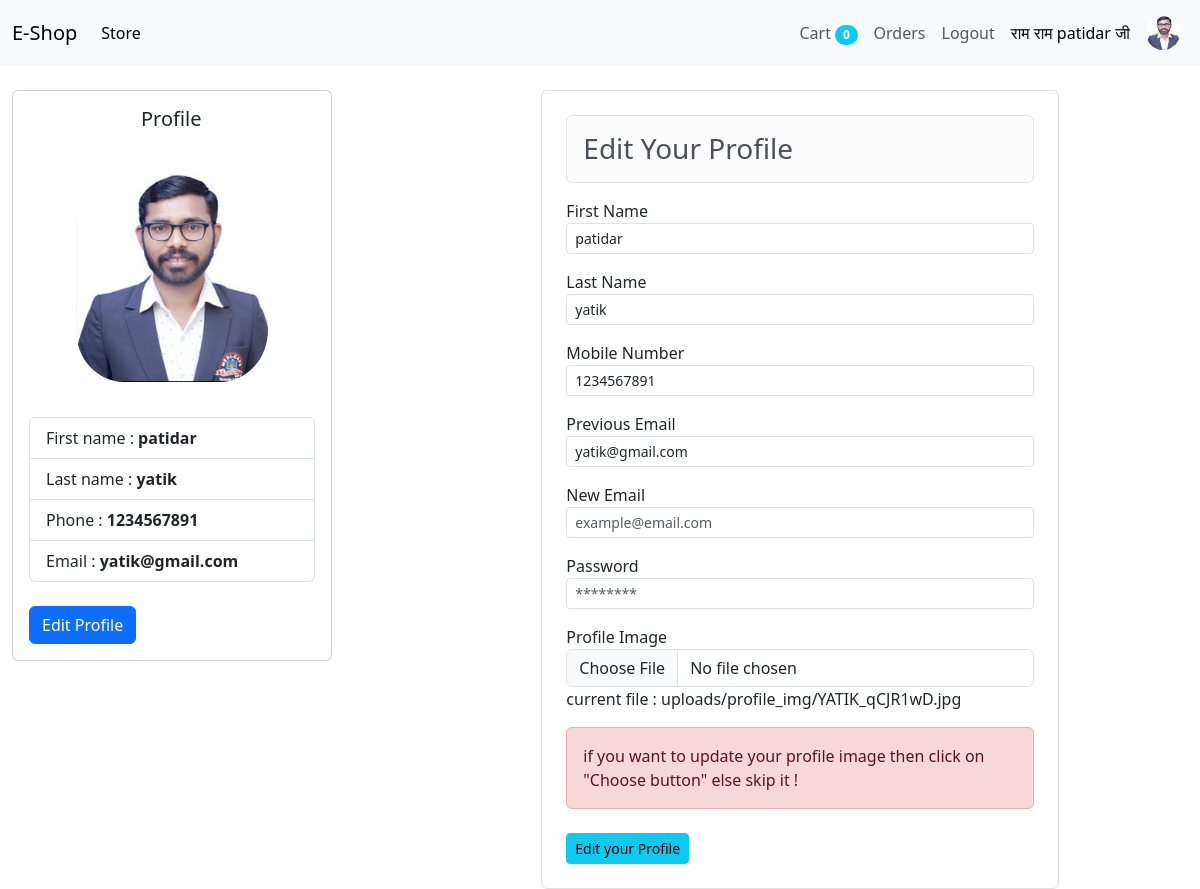
Screenshot of /profile?toggle_content=true (signed in) with the database file from the repository.
### store/models/customer.py (models this page shows, shortened)
class Customer(models.Model):
    first_name = models.CharField(max_length=50)
    last_name = models.CharField(max_length=50)
    phone = models.CharField(max_length=15)
    email = models.EmailField()
    password = models.CharField(max_length=500)
    image = models.ImageField(upload_to='uploads/profile_img/' , default="uploads/profile_img/download.jfif" )
    @staticmethod
    def get_customer_by_email(email):
        try:
            return Customer.objects.get(email = email)
        except:
            return False
    @staticmethod
    def get_detail(self):
        customer_d = Customer.objects.get(id = self)
        name = customer_d.first_name
        print(customer_d)
        print(name)
        return name
    @staticmethod
    def get_detail_image(self):
        customer_d = Customer.objects.get(id = self)
        img = customer_d.image
        print(customer_d)
        return img

### store/views/profile.py (the view, shortened to what this page needs)
# urls.py: path('profile' , Profile.as_view() ,name = "profile"),
class Profile(View):
    def get(self ,request) :
        email = request.session.get('email')
        customer_detail = Customer.get_customer_by_email(email = email)
        show_content = False
        val = request.GET.get('toggle_content') == 'true'
        if val :
           show_content = True
        if customer_detail :
            customer = {
                'first_name': customer_detail.first_name ,
                'last_name': customer_detail.last_name ,
                'phone': customer_detail.phone ,
                'email': customer_detail.email ,
                'img':  customer_detail.image,
                'password': customer_detail.password
            }
            return render(request , "profile.html" , {'customer' : customer , 'values':customer ,'show_content':show_content})
        else :
            return redirect('login')

### store/templatetags/detail.py (called while the page is built)
@register.filter(name = "login_detail")
def login_detail(customer):
    print("this is a customer " ,customer)
    name = Customer.get_detail(customer)
    return name

@register.filter(name = "login_detail_image")
def login_detail_image(customer):
    img = Customer.get_detail_image(customer)
    print("profile img " ,img)
    return img.url

### store/templates/profile.html (shortened to what this page needs)
{% extends 'base.html' %} {% block content %}
<div class="container-fluid mt-4">
    <div class="row">
        <div class="col-lg-4 mx-auto">
            <div class="card  p-auto" style=" height:auto ; width: 20rem;">
                <h5 class="card-title" style="margin-left: 7rem;
                padding: 1rem;">Profile</h5>
                <img class="card-img-top" style="
                    width: 12rem;
                    height: 10rem;
                    height: 13rem;
                    border-radius: 25%;
                    margin: 19px auto;
                " src="{{customer.img.url}}" alt="not opennnnnnnnnnnnnn">
                <div class="card-body">
                    <ul class="list-group">
                        <li class="list-group-item">First name : <b>{{customer.first_name}} </b></li>
                        <li class="list-group-item">Last name : <b>{{customer.last_name}}</b></li>
                        <li class="list-group-item">Phone :<b> {{customer.phone}}</b></li>
                        <li class="list-group-item">Email :<b> {{customer.email}}</b></li>
                    </ul>
                    <a href="/profile?toggle_content=true" class="btn btn-primary mt-4">Edit Profile</a>
                </div>
            </div>
        </div>
        {% if show_content %}
        <div class="col-lg-8 mx-auto">
            <div class="col-lg-8 mx-auto border rounded p-4">
                <h3 class="alert alert-light border rounded"> Edit Your Profile</h3>
                <form action="/profile" method="POST" enctype="multipart/form-data">
                    <div class="form-group mt-3">
                        <label for="">First Name</label>
                        <input type="text" name="firstname" id="" value="{{values.first_name}}" class="form-control form-control-sm">
                    </div>
                    <div class="form-group mt-3">
                        <label for="">Last Name</label>
                        <input type="text" name="lastname" id="" value="{{values.last_name}}" class="form-control form-control-sm">
                    </div>
                    <div class="form-group mt-3">
                        <label for="">Mobile Number</label>
                        <input type="text" name="phone" id="" value="{{values.phone}}" class="form-control form-control-sm" placeholder="9898989898">
                    </div>
                    <div class="form-group mt-3">
                        <label for="">Previous Email</label>
                        <input type="email" name="prev_email" id="" value="{{values.email}}" class="form-control form-control-sm" placeholder="example@email.com" readonly>
                    </div>
                    <div class="form-group mt-3">
                        <label for="">New Email</label>
                        <input type="email" name="new_email" id="" class="form-control form-control-sm" placeholder="example@email.com">
                    </div>
                    <div class="form-group mt-3">
                        <label for="">Password</label>
                        <input type="Password" name="password" id="" class="form-control form-control-sm" placeholder="********">
                    </div>
                    <label class="mt-3" for="">Profile Image</label>
                    <div class="input-group">
                        <input type="file" name="profile_image" accept="image/*" class="form-control" placeholder="upload profile photo">
                    </div>
                    <p> current file : {{customer.img.name}}</p>
                    <div class="alert alert-danger" role="alert">
                        if you want to update your profile image then click on "Choose button" else skip it !
                    </div>
                    <div class="form-group mt-4">
                        <input class="btn btn-sm btn-info" type="submit" value="Edit your Profile">
                    </div>
                </form>
            </div>
        </div>
        {% endif %}
    </div>
</div>
{% endblock %}

### store/templates/base.html (shortened to what this page needs)
{% load detail %}
<!doctype html>
<html lang="en">
<head>
    <link href="https://cdn.jsdelivr.net/npm/bootstrap@5.3.2/dist/css/bootstrap.min.css" rel="stylesheet">
</head>
<body>
    <nav class="navbar navbar-expand-lg bg-body-tertiary">
        <div class="container-fluid">
            <a class="navbar-brand" href="/">E-Shop</a>
            <div class="collapse navbar-collapse" id="navbarSupportedContent">
                <ul class="navbar-nav me-auto mb-2 mb-lg-0">
                    <li class="nav-item">
                        <a class="nav-link active" aria-current="page" href="#">Store</a>
                    </li>
                </ul>
                <ul class="navbar-nav my-2 my-lg-0">
                    <li class="nav-item my-auto">
                        <a class="nav-link " aria-current="page" href="/cart">Cart
                            <span class="badge rounded-pill bg-info ">{{request.session.cart.keys|length}}</span>
                        </a>
                    </li>
                    {% if request.session.customer %}
                    <li class="nav-item my-auto">
                        <a class="nav-link" aria-current="page" href="/orders">Orders</a>
                    </li>
                    <li class="nav-item my-auto">
                        <a class="nav-link" aria-current="page" href="/logout">Logout</a>
                    </li>
                    <li class="nav-item " style="display: flex; ">
                        <a class="nav-link active my-auto " aria-current="page" href="/profile">राम राम {{request.session.customer|login_detail}}  जी</a>
                        <a href="/profile">
                            <img class="nav-link" href="/profile" style="border-radius: 50%;  width:50px; height:50px; " src="{{request.session.customer|login_detail_image}}" alt="">
                        </a>
                    </li>
                    {% endif %}
                </ul>
            </div>
        </div>
    </nav>
    {% block content %} {% endblock %}
</body>
</html>

### rows the page displays
Customer: session.customer|login_detail "patidar", session.customer|login_detail_image (picture), first_name "patidar", last_name "yatik", phone "1234567891", email "yatik@gmail.com", firstname "patidar", lastname "yatik", prev_email "yatik@gmail.com", img.name "uploads/profile_img/YATIK_qCJR1wD.jpg"

### other values shown
{{ request.session.cart.keys|length }} "0"
